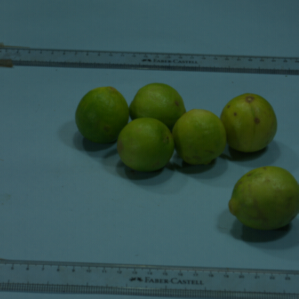
#> input picture lemons1.jpeg, 299 x 299 px
$ python 2.py
#> lines starting #> are read from the running program, lines starting #| are printed output that depends on the picture
import cv2
import numpy as np
import time

start=time.time()

img=cv2.imread('lemons1.jpeg')
#> img is the input picture: shape (299, 299, 3); mean B, G, R 78.6, 82.5, 54.2
smooth=cv2.bilateralFilter(img, 15, 50, 50)
kernel = np.array([[0,-1,0], [-1,5,-1], [0,-1,0]])
sharpen=cv2.filter2D(smooth, -1, kernel)

gray_img = cv2.cvtColor(sharpen, cv2.COLOR_BGR2GRAY)
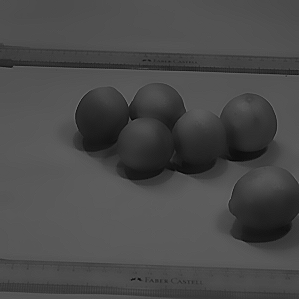
#> gray_img: shape (299, 299); min 5, max 123, mean 73.7

blur = cv2.medianBlur(gray_img, 5)
cimg = cv2.cvtColor(blur,cv2.COLOR_GRAY2BGR)

circles = cv2.HoughCircles(blur,cv2.HOUGH_GRADIENT,1,20,
                            param1=50,param2=30,minRadius=0,maxRadius=0)
#> circles = [[248.5, 121.5, 28.8], [157.5, 109.5, 26.8], [103.5, 115.5, 28.2], [148.5, 153.5, 31.9], [263.5, 202.5, 39.1]]

circles = np.uint16(np.around(circles))
#> circles = [[248, 122, 29], [158, 110, 27], [104, 116, 28], [148, 154, 32], [264, 202, 39]]

for i in circles[0,:]:
    # draw the outer circle
    cv2.circle(cimg,(i[0],i[1]),i[2],(0,255,0),2)
    # draw the center of the circle
    cv2.circle(cimg,(i[0],i[1]),2,(0,0,255),3)
#> this loop made 5 passes
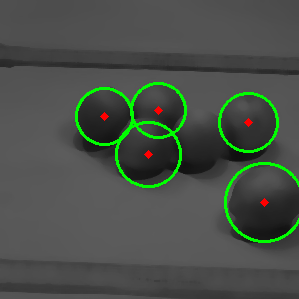
#> cimg: shape (299, 299, 3); mean B, G, R 71.9, 79.7, 72.5


print("There are", len(circles[0]), "lemons present")
#| There are 5 lemons present
print("Program took", time.time()-start)


cv2.imshow('image', img)
cv2.imshow('lemons', cimg)

k = cv2.waitKey(0) & 0xFF
#> (key Esc is pressed here)
if k == 27:
    cv2.destroyAllWindows()
